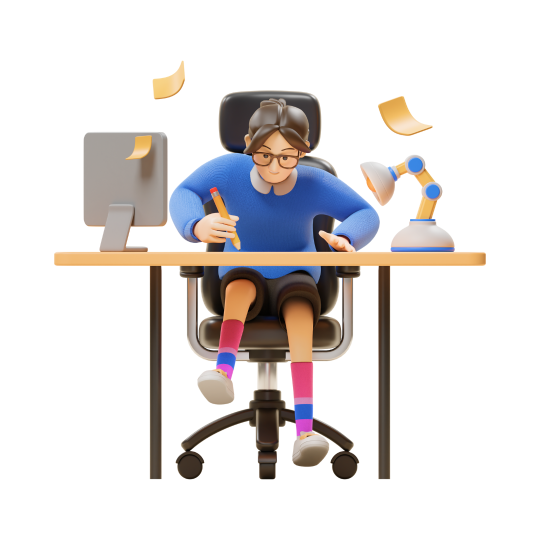
#> input picture images/Sign In.png, 1080 x 1080 px (shown at 1/2 size); its folder holds only this picture in this run
$ python -i profile.py   (imports and definitions only)
#> lines starting #> are read from the running program, lines starting #| are printed output that depends on the picture
### settings.py
import subprocess
import os
import json
import tkinter as tk
from tkinter import messagebox, ttk, filedialog
from PIL import Image, ImageTk, ImageDraw

# Constants
SETTINGS_FOLDER = "user_settings"
PROFILE_PICTURE_FOLDER = "profile_pictures"
os.makedirs(SETTINGS_FOLDER, exist_ok=True)
os.makedirs(PROFILE_PICTURE_FOLDER, exist_ok=True)

# Default settings
DEFAULT_SETTINGS = {
    "theme": "light",
    "card_order": "sequential",
    "auto_reveal_time": 0,  # 0 means disabled
    "font_size": "medium",
    "notifications_enabled": True,
    "sound_enabled": True,
    "backup_frequency": "weekly",
    "auto_save": True
}

# Theme colors
THEMES = {
    "light": {
        "bg": "white",
        "sidebar_bg": "white",
        "fg": "black",
        "button_bg": "#003366",
        "button_fg": "white",
        "highlight": "#FFF47F",  # This exact yellow color is crucial
        "highlight_fg": "black",  # Text color for highlighted items
        "shadow": "#D3D3D3",
        "card_bg": "#F0F0F0",
        "success_bg": "#4CAF50",
        "error_bg": "#f44336",
        "warning_bg": "#FFEB3B",
        "info_bg": "#2196F3",
        "border": "#D3D3D3"  # Border color
    },
    "dark": {
        "bg": "#222222",  # Dark background
        "sidebar_bg": "#1E1E1E",  # Slightly darker for sidebar
        "fg": "#E0E0E0",  # Light text color
        "button_bg": "#003366",  # Blue button
        "button_fg": "#E0E0E0",  # Light text on buttons
        "highlight": "#FFF47F",  # Same yellow highlight
        "highlight_fg": "black",  # Text color for highlighted items
        "shadow": "#333333",
        "card_bg": "#2D2D2D",  # Slightly lighter than bg for cards
        "success_bg": "#388E3C",
        "error_bg": "#D32F2F",
        "warning_bg": "#FFA000",
        "info_bg": "#1976D2",
        "border": "#333333"  # Border color
    }
}

# Font sizes
FONT_SIZES = {
    "small": {
        "title": ("Poppins", 14, "bold"),
        "subtitle": ("Poppins", 12, "bold"),
        "regular": ("Poppins", 9),
        "button": ("Poppins", 9),
        "small": ("Poppins", 8)
    },
    "medium": {
        "title": ("Poppins", 16, "bold"),
        "subtitle": ("Poppins", 14, "bold"),
        "regular": ("Poppins", 10),
        "button": ("Poppins", 10),
        "small": ("Poppins", 9)
    },
    "large": {
        "title": ("Poppins", 18, "bold"),
        "subtitle": ("Poppins", 16, "bold"),
        "regular": ("Poppins", 12),
        "button": ("Poppins", 12),
        "small": ("Poppins", 10)
    }
}


# [14 lines left out: functions get_current_settings, get_logged_in_user, not called in this run]


def get_user_settings(username):
    """Get settings for a specific user"""
#> `default_image = Image.new("RGB", (120, 120), color="#CCCCCC")`: default_image: PIL image 120x120 RGB; every value is 204
    settings_file = os.path.join(SETTINGS_FOLDER, f"{username}_settings.json")
    if os.path.exists(settings_file):
        try:
            with open(settings_file, 'r') as f:
                return json.load(f)
        except Exception as e:
            print(f"Error loading settings: {e}")
    return DEFAULT_SETTINGS.copy()


# [389 lines left out: functions save_user_settings, apply_theme, apply_font_size, center_window, open_page, sign_out and 12 more, not called in this run]


# Main application
# [542 lines that do not run on import are left out]

### profile.py
import tkinter as tk
import os
import subprocess
from tkinter import filedialog, messagebox
from PIL import Image, ImageTk, ImageDraw
from tkinter import ttk
import shutil

# Import settings module functionality
from settings import get_user_settings, THEMES, FONT_SIZES, apply_theme, apply_font_size

PROFILE_PICTURE_FOLDER = "profile_pictures"

# Ensure the profile picture directory exists
# [2 lines not run here, left out]


# Function to save user data and update the profile page
# [41 lines left out: function save_user_data, not called in this run]


# Function to get logged-in user
def get_logged_in_user():
    try:
        with open("current_user.txt", "r") as user_file:
            data = user_file.read().strip().split(",")
            if len(data) >= 4:  # Ensure username, email, password, and profile picture path exist
                return data[0], data[1], data[2], data[3]  # (username, email, password, profile_pic)
            elif len(data) == 3:
                return data[0], data[1], data[2], None  # No profile picture saved
    except FileNotFoundError:
        return "Guest", "No Email", "No Password", None

    return "Guest", "No Email", "No Password", None


# Function to update the profile UI dynamically
# [88 lines left out: functions update_profile, check_duplicate_credentials, save_changes, not called in this run]


# Function to upload a profile picture
def upload_profile_picture():
    global profile_picture_path, logged_in_username

    file_path = filedialog.askopenfilename(filetypes=[("Image Files", "*.png;*.jpg;*.jpeg")])
#> the answer given: images/Sign In.png
    if file_path:
        try:
            # Create a unique filename based on username
            filename = f"{logged_in_username}.jpg"
            new_profile_picture_path = os.path.join(PROFILE_PICTURE_FOLDER, filename)

            # Open, resize and save the image
            img = Image.open(file_path)
#> img is the input picture: PIL image 1080x1080 RGBA; mean R, G, B, A 35.9, 31.8, 30.8, 63.4
            img = img.resize((120, 120), Image.LANCZOS)  # Size to match screenshot
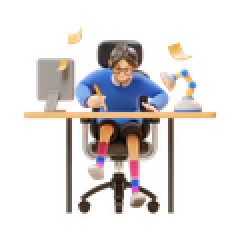
#> img: PIL image 120x120 RGBA (shown 2 times larger); mean R, G, B, A 48.1, 41.8, 39.4, 63.3; transparent parts drawn white
            img.save(new_profile_picture_path)  # Save the image

            # Update the profile picture path
            profile_picture_path = new_profile_picture_path

            # Update the profile picture display
            display_profile_picture(profile_picture_path)

            # Update the saved profile picture path in both current_user.txt and users.txt
            save_user_data(logged_in_username, logged_in_email, logged_in_password, profile_picture_path)

        except Exception as e:
            messagebox.showerror("Error", f"Failed to upload profile picture: {str(e)}")


# Function to display the profile picture
def display_profile_picture(image_path):
#> called with image_path = 'profile_pictures/Guest.jpg'
    if image_path and os.path.exists(image_path):
        try:
            img = Image.open(image_path)
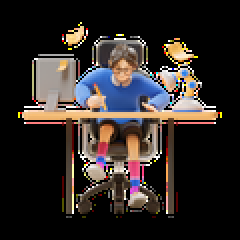
#> img: PIL image 120x120 RGB (shown 2 times larger); mean R, G, B 48.1, 41.8, 39.4
            img = img.resize((120, 120), Image.LANCZOS)  # Size to match screenshot
            img = ImageTk.PhotoImage(img)
            profile_picture_label.config(image=img)
            profile_picture_label.image = img
        except Exception as e:
            print(f"Error displaying profile picture: {e}")
            # If there's an error, show default image
            default_image = Image.new("RGB", (120, 120), color="#CCCCCC")
            default_image = ImageTk.PhotoImage(default_image)
            profile_picture_label.config(image=default_image)
            profile_picture_label.image = default_image
    else:
        # If the file is missing, show a default placeholder
        default_image = Image.new("RGB", (120, 120), color="#CCCCCC")
        default_image = ImageTk.PhotoImage(default_image)
        profile_picture_label.config(image=default_image)
        profile_picture_label.image = default_image


# Function to sign out
# [5 lines left out: function sign_out, not called in this run]


# Function to navigate to other pages
def open_page(page):
    root.destroy()
    subprocess.run(["python", f"{page}.py"])


# Function to center window
# [12 lines left out: function center_window, not called in this run]


# Main App Window
# [2 lines not run here, left out]

# Set the window size
window_width = 1000
window_height = 700

# Center the window
# [1 line not run here, left out]

# Load User Data
logged_in_username, logged_in_email, logged_in_password, profile_picture_path = get_logged_in_user()

# Get user settings
user_settings = get_user_settings(logged_in_username)

# Force dark theme for consistency
current_theme = "dark"
current_font_size = user_settings["font_size"]  # Use the user's font size setting
theme_colors = THEMES[current_theme]

# Configure root with theme
# [2 lines not run here, left out]

# Sidebar Frame (Fixed Width) - same as in settings.py
# [1 line that did not run here, left out]
# [2 lines not run here, left out]

# FlashLearn Title
# [1 line that did not run here, left out]
# [2 lines not run here, left out]

# Sidebar Buttons Configuration
menu_items = {
    "⚫ Profile": None,  # Current page
    "📖 My Cards": "dashboard",
    "🔥 Progress": "progress",
    "⚙️ Settings": "settings"
}

buttons = {}

# Function to highlight selected menu item
# [10 lines left out: function select_menu, not called in this run]

# Create Sidebar Buttons with Navigation
# [13 lines not run here, left out]

# Sign Out Button (Goes back to sign_in.py)
# [2 lines that did not run here, left out]
# [3 lines not run here, left out]

# Add a thin vertical separator between sidebar and content
# [1 line that did not run here, left out]
# [1 line not run here, left out]

# Main Content
# [1 line that did not run here, left out]
# [1 line not run here, left out]

# Profile Title (centered)
# [1 line that did not run here, left out]
# [2 lines not run here, left out]

# Profile Picture Section (centered)
# [1 line that did not run here, left out]
# [1 line not run here, left out]

# Default profile picture
default_image = Image.new("RGB", (120, 120), color="#CCCCCC")
default_image = ImageTk.PhotoImage(default_image)

# [1 line that did not run here, left out]
# [1 line that did not run here, left out]
# [1 line not run here, left out]

# Upload Picture Button
# [3 lines that did not run here, left out]
# [2 lines not run here, left out]

# "You can edit your credentials below" text
# [2 lines that did not run here, left out]
# [2 lines not run here, left out]

# Form Fields - all centered
# [1 line that did not run here, left out]
# [1 line not run here, left out]

# Username Field
# [1 line that did not run here, left out]
# [2 lines not run here, left out]

# [1 line that did not run here, left out]
# [3 lines not run here, left out]

# Email Field
# [1 line that did not run here, left out]
# [2 lines not run here, left out]

# [1 line that did not run here, left out]
# [3 lines not run here, left out]

# Password Field
# [1 line that did not run here, left out]
# [2 lines not run here, left out]

# [1 line that did not run here, left out]
# [3 lines not run here, left out]

# Show Password Checkbox
show_password_var = tk.BooleanVar()
# [1 line that did not run here, left out]
# [1 line not run here, left out]

# [5 lines left out: function toggle_password, not called in this run]

# [6 lines that did not run here, left out]
# [2 lines not run here, left out]

# Save Changes Button
# [1 line that did not run here, left out]
# [1 line not run here, left out]

# [3 lines that did not run here, left out]
# [7 lines not run here, left out]

>>> result = upload_profile_picture()
